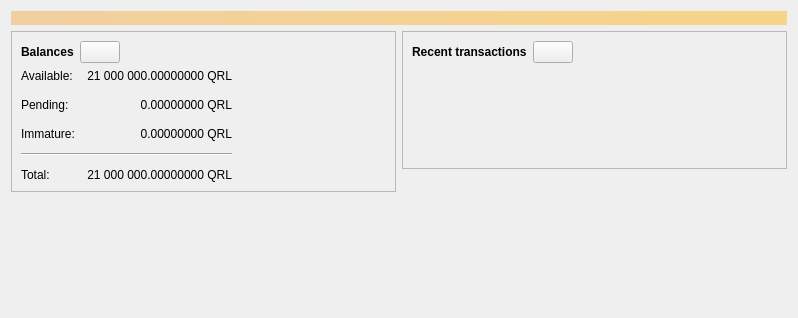
<?xml version="1.0" encoding="UTF-8"?>
<ui version="4.0">
 <class>OverviewPage</class>
 <widget class="QWidget" name="OverviewPage">
  <property name="geometry">
   <rect>
    <x>0</x>
    <y>0</y>
    <width>798</width>
    <height>318</height>
   </rect>
  </property>
  <property name="windowTitle">
   <string>Form</string>
  </property>
  <layout class="QVBoxLayout" name="topLayout">
   <item>
    <widget class="QLabel" name="labelAlerts">
     <property name="visible">
      <bool>false</bool>
     </property>
     <property name="styleSheet">
      <string notr="true">QLabel { background-color: qlineargradient(x1: 0, y1: 0, x2: 1, y2: 0, stop:0 #F0D0A0, stop:1 #F8D488); color:#000000; }</string>
     </property>
     <property name="wordWrap">
      <bool>true</bool>
     </property>
     <property name="margin">
      <number>3</number>
     </property>
     <property name="textInteractionFlags">
      <set>Qt::TextSelectableByMouse</set>
     </property>
    </widget>
   </item>
   <item>
    <layout class="QHBoxLayout" name="horizontalLayout" stretch="1,1">
     <item>
      <layout class="QVBoxLayout" name="verticalLayout_2">
       <item>
        <widget class="QFrame" name="frame">
         <property name="frameShape">
          <enum>QFrame::StyledPanel</enum>
         </property>
         <property name="frameShadow">
          <enum>QFrame::Raised</enum>
         </property>
         <layout class="QVBoxLayout" name="verticalLayout_4">
          <item>
           <layout class="QHBoxLayout" name="horizontalLayout_4">
            <item>
             <widget class="QLabel" name="label_5">
              <property name="font">
               <font>
                <weight>75</weight>
                <bold>true</bold>
               </font>
              </property>
              <property name="text">
               <string>Balances</string>
              </property>
             </widget>
            </item>
            <item>
             <widget class="QPushButton" name="labelWalletStatus">
              <property name="enabled">
               <bool>true</bool>
              </property>
              <property name="maximumSize">
               <size>
                <width>45</width>
                <height>16777215</height>
               </size>
              </property>
              <property name="toolTip">
               <string>The displayed information may be out of date. Your wallet automatically synchronizes with the Quarlcoin network after a connection is established, but this process has not completed yet.</string>
              </property>
              <property name="text">
               <string/>
              </property>
              <property name="icon">
               <iconset resource="../quarlcoin.qrc">
                <normaloff>:/icons/warning</normaloff>
                <disabledoff>:/icons/warning</disabledoff>:/icons/warning</iconset>
              </property>
              <property name="iconSize">
               <size>
                <width>24</width>
                <height>24</height>
               </size>
              </property>
             </widget>
            </item>
            <item>
             <spacer name="horizontalSpacer_3">
              <property name="orientation">
               <enum>Qt::Horizontal</enum>
              </property>
              <property name="sizeHint" stdset="0">
               <size>
                <width>40</width>
                <height>20</height>
               </size>
              </property>
             </spacer>
            </item>
           </layout>
          </item>
          <item>
           <layout class="QGridLayout" name="gridLayout">
            <property name="spacing">
             <number>12</number>
            </property>
            <item row="1" column="1">
             <widget class="QLabel" name="labelUnconfirmed">
              <property name="cursor">
               <cursorShape>IBeamCursor</cursorShape>
              </property>
              <property name="toolTip">
               <string>Total of transactions that have yet to be confirmed, and do not yet count toward the spendable balance</string>
              </property>
              <property name="text">
               <string notr="true">0.00000000 QRL</string>
              </property>
              <property name="alignment">
               <set>Qt::AlignRight|Qt::AlignTrailing|Qt::AlignVCenter</set>
              </property>
              <property name="textInteractionFlags">
               <set>Qt::LinksAccessibleByMouse|Qt::TextSelectableByKeyboard|Qt::TextSelectableByMouse</set>
              </property>
             </widget>
            </item>
            <item row="3" column="0" colspan="2">
             <widget class="Line" name="line">
              <property name="orientation">
               <enum>Qt::Horizontal</enum>
              </property>
             </widget>
            </item>
            <item row="4" column="0">
             <widget class="QLabel" name="labelTotalText">
              <property name="text">
               <string>Total:</string>
              </property>
             </widget>
            </item>
            <item row="2" column="1">
             <widget class="QLabel" name="labelImmature">
              <property name="cursor">
               <cursorShape>IBeamCursor</cursorShape>
              </property>
              <property name="toolTip">
               <string>Mined balance that has not yet matured</string>
              </property>
              <property name="text">
               <string notr="true">0.00000000 QRL</string>
              </property>
              <property name="alignment">
               <set>Qt::AlignRight|Qt::AlignTrailing|Qt::AlignVCenter</set>
              </property>
              <property name="textInteractionFlags">
               <set>Qt::LinksAccessibleByMouse|Qt::TextSelectableByKeyboard|Qt::TextSelectableByMouse</set>
              </property>
             </widget>
            </item>
            <item row="1" column="2">
             <spacer name="horizontalSpacer_2">
              <property name="orientation">
               <enum>Qt::Horizontal</enum>
              </property>
              <property name="sizeHint" stdset="0">
               <size>
                <width>40</width>
                <height>20</height>
               </size>
              </property>
             </spacer>
            </item>
            <item row="2" column="0">
             <widget class="QLabel" name="labelImmatureText">
              <property name="text">
               <string>Immature:</string>
              </property>
             </widget>
            </item>
            <item row="4" column="1">
             <widget class="QLabel" name="labelTotal">
              <property name="cursor">
               <cursorShape>IBeamCursor</cursorShape>
              </property>
              <property name="toolTip">
               <string>Your current total balance</string>
              </property>
              <property name="text">
               <string notr="true">21 000 000.00000000 QRL</string>
              </property>
              <property name="alignment">
               <set>Qt::AlignRight|Qt::AlignTrailing|Qt::AlignVCenter</set>
              </property>
              <property name="textInteractionFlags">
               <set>Qt::LinksAccessibleByMouse|Qt::TextSelectableByKeyboard|Qt::TextSelectableByMouse</set>
              </property>
             </widget>
            </item>
            <item row="0" column="0">
             <widget class="QLabel" name="labelBalanceText">
              <property name="text">
               <string>Available:</string>
              </property>
             </widget>
            </item>
            <item row="0" column="1">
             <widget class="QLabel" name="labelBalance">
              <property name="cursor">
               <cursorShape>IBeamCursor</cursorShape>
              </property>
              <property name="toolTip">
               <string>Your current spendable balance</string>
              </property>
              <property name="text">
               <string notr="true">21 000 000.00000000 QRL</string>
              </property>
              <property name="alignment">
               <set>Qt::AlignRight|Qt::AlignTrailing|Qt::AlignVCenter</set>
              </property>
              <property name="textInteractionFlags">
               <set>Qt::LinksAccessibleByMouse|Qt::TextSelectableByKeyboard|Qt::TextSelectableByMouse</set>
              </property>
             </widget>
            </item>
            <item row="1" column="0">
             <widget class="QLabel" name="labelPendingText">
              <property name="text">
               <string>Pending:</string>
              </property>
             </widget>
            </item>
           </layout>
          </item>
         </layout>
        </widget>
       </item>
       <item>
        <spacer name="verticalSpacer">
         <property name="orientation">
          <enum>Qt::Vertical</enum>
         </property>
         <property name="sizeHint" stdset="0">
          <size>
           <width>20</width>
           <height>40</height>
          </size>
         </property>
        </spacer>
       </item>
      </layout>
     </item>
     <item>
      <layout class="QVBoxLayout" name="verticalLayout_3">
       <item>
        <widget class="QFrame" name="frame_2">
         <property name="frameShape">
          <enum>QFrame::StyledPanel</enum>
         </property>
         <property name="frameShadow">
          <enum>QFrame::Raised</enum>
         </property>
         <layout class="QVBoxLayout" name="verticalLayout">
          <item>
           <layout class="QHBoxLayout" name="horizontalLayout_2">
            <item>
             <widget class="QLabel" name="label_4">
              <property name="font">
               <font>
                <weight>75</weight>
                <bold>true</bold>
               </font>
              </property>
              <property name="text">
               <string>Recent transactions</string>
              </property>
             </widget>
            </item>
            <item>
             <widget class="QPushButton" name="labelTransactionsStatus">
              <property name="enabled">
               <bool>true</bool>
              </property>
              <property name="maximumSize">
               <size>
                <width>45</width>
                <height>16777215</height>
               </size>
              </property>
              <property name="toolTip">
               <string>The displayed information may be out of date. Your wallet automatically synchronizes with the Quarlcoin network after a connection is established, but this process has not completed yet.</string>
              </property>
              <property name="text">
               <string/>
              </property>
              <property name="icon">
               <iconset resource="../quarlcoin.qrc">
                <normaloff>:/icons/warning</normaloff>
                <disabledoff>:/icons/warning</disabledoff>:/icons/warning</iconset>
              </property>
              <property name="iconSize">
               <size>
                <width>24</width>
                <height>24</height>
               </size>
              </property>
             </widget>
            </item>
            <item>
             <spacer name="horizontalSpacer">
              <property name="orientation">
               <enum>Qt::Horizontal</enum>
              </property>
              <property name="sizeHint" stdset="0">
               <size>
                <width>40</width>
                <height>20</height>
               </size>
              </property>
             </spacer>
            </item>
           </layout>
          </item>
          <item>
           <widget class="TransactionOverviewWidget" name="listTransactions">
            <property name="styleSheet">
             <string notr="true">QListView { background: transparent; }</string>
            </property>
            <property name="frameShape">
             <enum>QFrame::NoFrame</enum>
            </property>
            <property name="verticalScrollBarPolicy">
             <enum>Qt::ScrollBarAlwaysOff</enum>
            </property>
            <property name="horizontalScrollBarPolicy">
             <enum>Qt::ScrollBarAlwaysOff</enum>
            </property>
            <property name="sizeAdjustPolicy">
             <enum>QAbstractScrollArea::AdjustToContents</enum>
            </property>
            <property name="selectionMode">
             <enum>QAbstractItemView::NoSelection</enum>
            </property>
            <property name="uniformItemSizes">
             <bool>true</bool>
            </property>
           </widget>
          </item>
         </layout>
        </widget>
       </item>
       <item>
        <spacer name="verticalSpacer_2">
         <property name="orientation">
          <enum>Qt::Vertical</enum>
         </property>
         <property name="sizeHint" stdset="0">
          <size>
           <width>20</width>
           <height>40</height>
          </size>
         </property>
        </spacer>
       </item>
      </layout>
     </item>
    </layout>
   </item>
  </layout>
 </widget>
 <customwidgets>
  <customwidget>
   <class>TransactionOverviewWidget</class>
   <extends>QListView</extends>
   <header>qt/transactionoverviewwidget.h</header>
  </customwidget>
 </customwidgets>
 <resources/>
 <connections/>
</ui>
